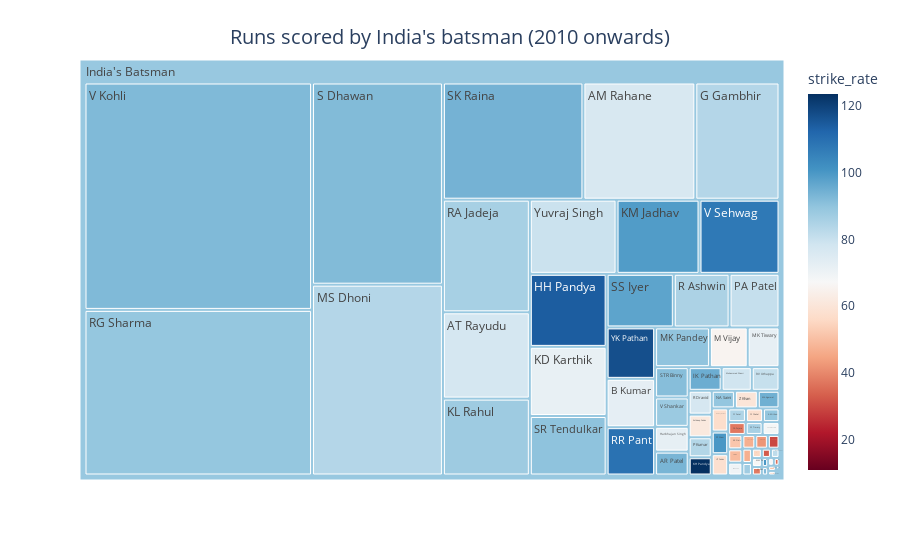

The code cell stored with this chart in its notebook:
### Code cell
# most_runs('India', Starting_Year=2010)

### Figure 1 — Plotly figure (JSON) as saved in the notebook; plotly's stock layout.template omitted (floating-point values rounded to 4 significant figures)
{"data": [{"branchvalues": "total", "customdata": [[49.4], [89.5], [42.4], [55.3], [76.4], [93.3], [77.3], [72.7], [37.5], [81.8], [87.1], [84.6], [83.6], [100], [114], [72.3], [29.8], [95.1], [100], [38], [71.6], [123.4], [50], [51.7], [87.6], [98.9], [61.5], [65.7], [94.5], [89.9], [72], [66.7], [47], [83.6], [78.5], [89.3], [11.1], [83.9], [80.6], [66.7], [32.8], [100], [100], [85.1], [92.3], [77], [50], [57.3], [86], [89.1], [109.3], [80.4], [47.1], [92], [33.3], [35.7], [50], [93.9], [90.2], [97.2], [86], [91.3], [68.1], [58.1], [92.2], [107.4], [88.1], [53.3], [69.5], [117], [57.6], [79.5], [59.9], [88.57]], "domain": {"x": [0, 1], "y": [0, 1]}, "hovertemplate": "labels=%{label}<br>runs_off_bat=%{value}<br>parent=%{parent}<br>id=%{id}<br>strike_rate=%{color}<extra></extra>", "ids": ["India's Batsman/A Mishra", "India's Batsman/A Mithun", "India's Batsman/A Nehra", "India's Batsman/AB Dinda", "India's Batsman/AM Rahane", "India's Batsman/AR Patel", "India's Batsman/AT Rayudu", "India's Batsman/B Kumar", "India's Batsman/CA Pujara", "India's Batsman/DL Chahar", "India's Batsman/DS Kulkarni", "India's Batsman/FY Fazal", "India's Batsman/G Gambhir", "India's Batsman/Gurkeerat Singh", "India's Batsman/HH Pandya", "India's Batsman/Harbhajan Singh", "India's Batsman/I Sharma", "India's Batsman/IK Pathan", "India's Batsman/J Yadav", "India's Batsman/JJ Bumrah", "India's Batsman/KD Karthik", "India's Batsman/KH Pandya", "India's Batsman/KK Ahmed", "India's Batsman/KK Nair", "India's Batsman/KL Rahul", "India's Batsman/KM Jadhav", "India's Batsman/Kuldeep Yadav", "India's Batsman/M Vijay", "India's Batsman/MA Agarwal", "India's Batsman/MK Pandey", "India's Batsman/MK Tiwary", "India's Batsman/MM Patel", "India's Batsman/MM Sharma", "India's Batsman/MS Dhoni", "India's Batsman/Mohammed Shami", "India's Batsman/NA Saini", "India's Batsman/NV Ojha", "India's Batsman/P Kumar", "India's Batsman/PA Patel", "India's Batsman/PP Chawla", "India's Batsman/PP Ojha", "India's Batsman/PP Shaw", "India's Batsman/Pankaj Singh", "India's Batsman/R Ashwin", "India's Batsman/R Dhawan", "India's Batsman/R Dravid", "India's Batsman/R Sharma", "India's Batsman/R Vinay Kumar", "India's Batsman/RA Jadeja", "India's Batsman/RG Sharma", "India's Batsman/RR Pant", "India's Batsman/RV Uthappa", "India's Batsman/S Badrinath", "India's Batsman/S Dhawan", "India's Batsman/S Kaul", "India's Batsman/S Sreesanth", "India's Batsman/S Tyagi", "India's Batsman/SK Raina", "India's Batsman/SR Tendulkar", "India's Batsman/SS Iyer", "India's Batsman/SS Tiwary", "India's Batsman/STR Binny", "India's Batsman/Shubman Gill", "India's Batsman/UT Yadav", "India's Batsman/V Kohli", "India's Batsman/V Sehwag", "India's Batsman/V Shankar", "India's Batsman/VR Aaron", "India's Batsman/WP Saha", "India's Batsman/YK Pathan", "India's Batsman/YS Chahal", "India's Batsman/Yuvraj Singh", "India's Batsman/Z Khan", "India's Batsman"], "labels": ["A Mishra", "A Mithun", "A Nehra", "AB Dinda", "AM Rahane", "AR Patel", "AT Rayudu", "B Kumar", "CA Pujara", "DL Chahar", "DS Kulkarni", "FY Fazal", "G Gambhir", "Gurkeerat Singh", "HH Pandya", "Harbhajan Singh", "I Sharma", "IK Pathan", "J Yadav", "JJ Bumrah", "KD Karthik", "KH Pandya", "KK Ahmed", "KK Nair", "KL Rahul", "KM Jadhav", "Kuldeep Yadav", "M Vijay", "MA Agarwal", "MK Pandey", "MK Tiwary", "MM Patel", "MM Sharma", "MS Dhoni", "Mohammed Shami", "NA Saini", "NV Ojha", "P Kumar", "PA Patel", "PP Chawla", "PP Ojha", "PP Shaw", "Pankaj Singh", "R Ashwin", "R Dhawan", "R Dravid", "R Sharma", "R Vinay Kumar", "RA Jadeja", "RG Sharma", "RR Pant", "RV Uthappa", "S Badrinath", "S Dhawan", "S Kaul", "S Sreesanth", "S Tyagi", "SK Raina", "SR Tendulkar", "SS Iyer", "SS Tiwary", "STR Binny", "Shubman Gill", "UT Yadav", "V Kohli", "V Sehwag", "V Shankar", "VR Aaron", "WP Saha", "YK Pathan", "YS Chahal", "Yuvraj Singh", "Z Khan", "India's Batsman"], "marker": {"coloraxis": "coloraxis", "colors": [49.4, 89.5, 42.4, 55.3, 76.4, 93.3, 77.3, 72.7, 37.5, 81.8, 87.1, 84.6, 83.6, 100, 114, 72.3, 29.8, 95.1, 100, 38, 71.6, 123.4, 50, 51.7, 87.6, 98.9, 61.5, 65.7, 94.5, 89.9, 72, 66.7, 47, 83.6, 78.5, 89.3, 11.1, 83.9, 80.6, 66.7, 32.8, 100, 100, 85.1, 92.3, 77, 50, 57.3, 86, 89.1, 109.3, 80.4, 47.1, 92, 33.3, 35.7, 50, 93.9, 90.2, 97.2, 86, 91.3, 68.1, 58.1, 92.2, 107.4, 88.1, 53.3, 69.5, 117, 57.6, 79.5, 59.9, 88.57]}, "name": "", "parents": ["India's Batsman", "India's Batsman", "India's Batsman", "India's Batsman", "India's Batsman", "India's Batsman", "India's Batsman", "India's Batsman", "India's Batsman", "India's Batsman", "India's Batsman", "India's Batsman", "India's Batsman", "India's Batsman", "India's Batsman", "India's Batsman", "India's Batsman", "India's Batsman", "India's Batsman", "India's Batsman", "India's Batsman", "India's Batsman", "India's Batsman", "India's Batsman", "India's Batsman", "India's Batsman", "India's Batsman", "India's Batsman", "India's Batsman", "India's Batsman", "India's Batsman", "India's Batsman", "India's Batsman", "India's Batsman", "India's Batsman", "India's Batsman", "India's Batsman", "India's Batsman", "India's Batsman", "India's Batsman", "India's Batsman", "India's Batsman", "India's Batsman", "India's Batsman", "India's Batsman", "India's Batsman", "India's Batsman", "India's Batsman", "India's Batsman", "India's Batsman", "India's Batsman", "India's Batsman", "India's Batsman", "India's Batsman", "India's Batsman", "India's Batsman", "India's Batsman", "India's Batsman", "India's Batsman", "India's Batsman", "India's Batsman", "India's Batsman", "India's Batsman", "India's Batsman", "India's Batsman", "India's Batsman", "India's Batsman", "India's Batsman", "India's Batsman", "India's Batsman", "India's Batsman", "India's Batsman", "India's Batsman", ""], "type": "treemap", "values": [43, 51, 39, 21, 2962, 181, 1694, 529, 51, 18, 27, 55, 2228, 13, 1267, 188, 36, 176, 1, 19, 1199, 95, 9, 46, 1509, 1389, 118, 339, 86, 492, 285, 20, 31, 5640, 161, 92, 1, 104, 604, 10, 19, 84, 3, 675, 12, 124, 1, 86, 2210, 8510, 529, 148, 40, 5977, 1, 10, 1, 3718, 1032, 813, 49, 230, 49, 79, 11685, 1339, 223, 8, 41, 563, 53, 1452, 91, 61684]}], "layout": {"coloraxis": {"colorbar": {"title": {"text": "strike_rate"}}, "colorscale": [[0, "rgb(103,0,31)"], [0.1, "rgb(178,24,43)"], [0.2, "rgb(214,96,77)"], [0.3, "rgb(244,165,130)"], [0.4, "rgb(253,219,199)"], [0.5, "rgb(247,247,247)"], [0.6, "rgb(209,229,240)"], [0.7, "rgb(146,197,222)"], [0.8, "rgb(67,147,195)"], [0.9, "rgb(33,102,172)"], [1, "rgb(5,48,97)"]]}, "legend": {"tracegroupgap": 0}, "margin": {"t": 60}, "title": {"font": {"size": 20}, "text": "Runs scored by India's batsman (2010 onwards)", "x": 0.5, "xanchor": "center", "yanchor": "top"}}}
